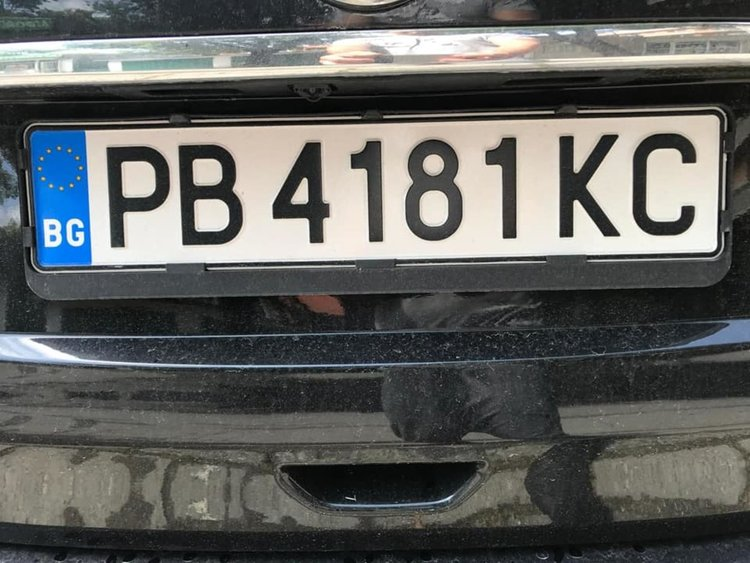
#> input picture images/plate.jpg, 750 x 563 px
$ python license_plate_detection.py
#> lines starting #> are read from the running program, lines starting #| are printed output that depends on the picture; after the words box and inside, x2 and y2 are one past the last pixel; in counts of white or black regions, pixels touching at a corner belong together
import cv2
import numpy as np
import pytesseract as pytesseract
pytesseract.pytesseract.tesseract_cmd = 'C:/Program Files/Tesseract-OCR/tesseract.exe'
from scipy.spatial import distance as dist


def midpoint(ptA, ptB):
    return (int((ptA[0] + ptB[0]) * 0.5), int((ptA[1] + ptB[1]) * 0.5))

# Load an color image in grayscale
#img = cv2.imread('../images/plate.jpg', 0)

# Load an color image in color
img = cv2.imread('../images/plate.jpg', cv2.IMREAD_COLOR)
#> img is the input picture: shape (563, 750, 3); mean B, G, R 94.4, 96.3, 94.8
# [12 lines of commented-out code are left out]
gray = cv2.cvtColor(img, cv2.COLOR_BGR2GRAY)
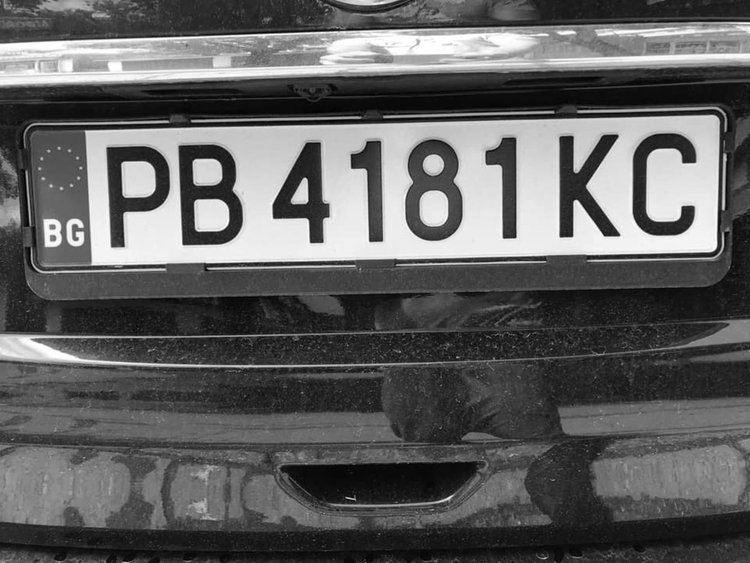
#> gray: shape (563, 750); min 0, max 255, mean 95.6

ret, thresh = cv2.threshold(gray, 130, 255, cv2.THRESH_BINARY)
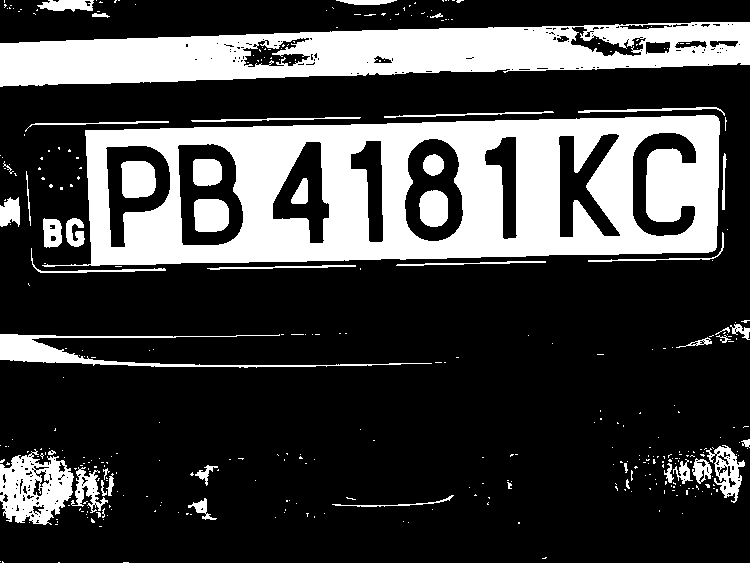
#> thresh: shape (563, 750); 25.8% white; 373 white regions (325 under 20 px), largest, box (x1, y1, x2, y2) and area: (42, 115, 720, 267) 59068, (0, 22, 750, 87) 30202, (0, 449, 74, 525) 3458
blurred = cv2.GaussianBlur(gray, (9, 9), 0)
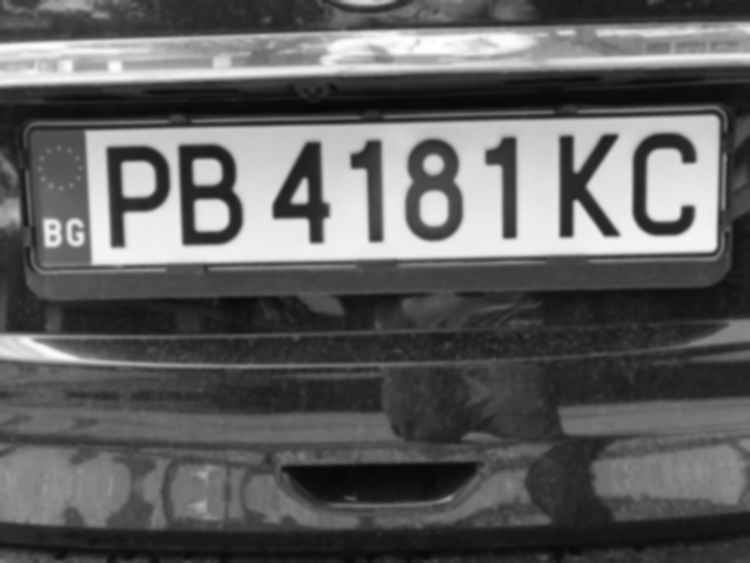
#> blurred: shape (563, 750); min 7, max 254, mean 95.6
ret, thresh = cv2.threshold(blurred, 130, 255, cv2.THRESH_BINARY_INV)
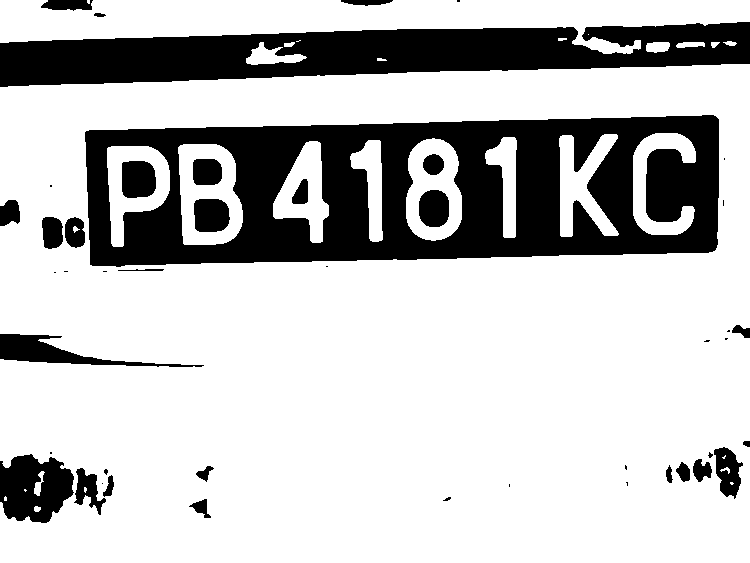
#> thresh: shape (563, 750); 75.2% white; 46 black regions (19 under 20 px), largest, box (x1, y1, x2, y2) and area: (85, 115, 719, 267) 59051, (0, 22, 750, 87) 30290, (0, 454, 74, 523) 3716

edged = cv2.Canny(thresh, 30, 200) #Perform Edge detection
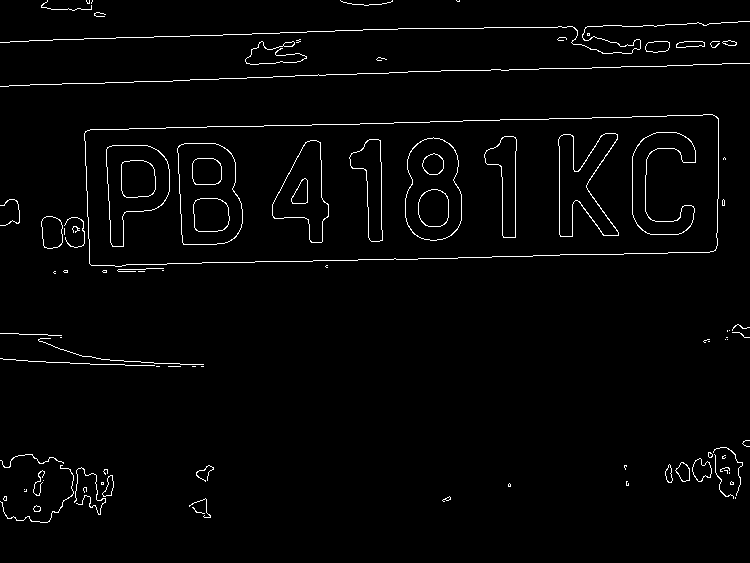
#> edged: shape (563, 750); 2.1% white in thin lines or dots
cnts = cv2.findContours(thresh, cv2.RETR_TREE,
                            cv2.CHAIN_APPROX_SIMPLE)[0]
#> cnts = 67 contours, 27 with area under 20; largest, box (x1, y1, x2, y2) and area: (0, 64, 750, 563) 358068, (84, 114, 720, 268) 86757, (0, 0, 750, 54) 22910, (178, 144, 243, 245) 5454, (406, 138, 462, 241) 4622
s_min = 100
s_max = 100000
xcnts = []
coordinates = []

for cnt in cnts:
    if s_min < cv2.contourArea(cnt) < s_max:

        epsilon = 0.03 * cv2.arcLength(cnt, True)
        approx = cv2.approxPolyDP(cnt, epsilon, True);
        # cv2.drawContours(img, approx, -1, (0, 255, 0), 6)
        plate_dots = []
        if len(approx) == 4:

            for i in range(-3, 1):
                # cv2.line(img, tuple(approx[i - 1][0]), tuple(approx[i][0]), (0, 255, 100), 4)
                size = dist.euclidean(tuple(approx[i - 1][0]), tuple(approx[i][0]))
                position = midpoint(tuple(approx[i - 1][0]), tuple(approx[i][0]))
                # cv2.putText(img, f"{round(size, 1)}", position, cv2.FONT_HERSHEY_SIMPLEX, 1, (255, 0, 0), 3, cv2.LINE_AA)
            screenCnt = approx
            break
#> this loop made 40 passes
#> (epsilon, approx) on pass 32: (2.92, [[117, 270], [164, 269]])
#> (epsilon, screenCnt) on pass 40: (46.42, [[719, 119], [708, 253], [89, 264], [89, 129]])
# Masking the part other than the number plate
mask = np.zeros(gray.shape, np.uint8)
new_image = cv2.drawContours(mask, [screenCnt], 0, 255, -1, )
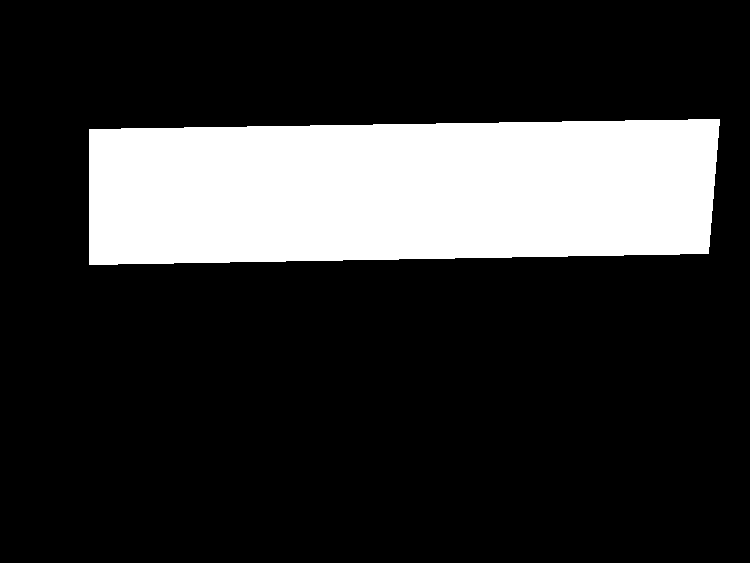
#> new_image: shape (563, 750); 20.1% white; 1 white region, box (x1, y1, x2, y2) and area: (89, 119, 720, 265) 84697
new_image = cv2.bitwise_and(img, img, mask=mask)
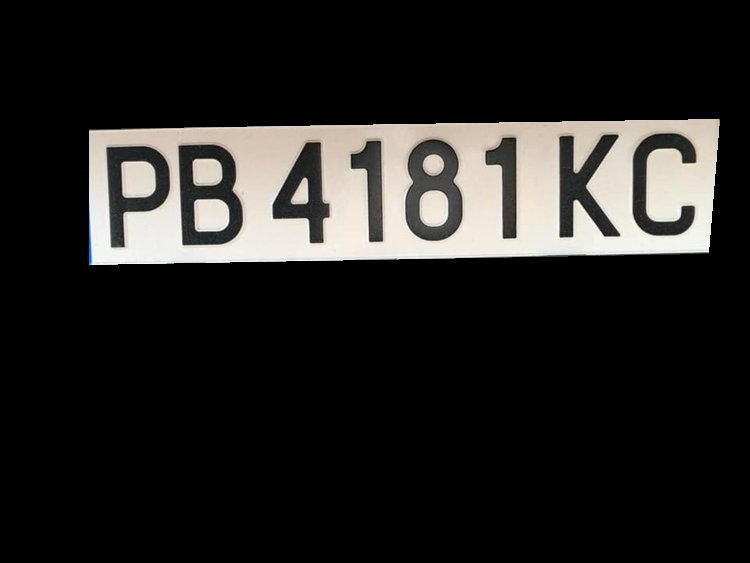
#> new_image: shape (563, 750, 3); mean B, G, R 33, 34.7, 35.8

# (x, y) = np.where(mask == 255)
# (topx, topy) = (np.min(x), np.min(y))
# (bottomx, bottomy) = (np.max(x), np.max(y))
# cropped = new_image[topx:bottomx+1, topy:bottomy+1]

        # xcnts.append(cnt)
        # M = cv2.moments(cnt)
        #
        # # calculate x,y coordinate of center
        # cX = int(M["m10"] / M["m00"])
        # cY = int(M["m01"] / M["m00"])
        # # if plate_dots[0][0] < cX < plate_dots [3][0] and plate_dots[0][1] < cY < plate_dots [3][1]:
        # cv2.circle(img, (cX, cY), 15, (0, 255, 0), -1)
        #
        # coordinates.append((cX, cY))

#> (the run stopped early here; a loop or call above may not have finished)
